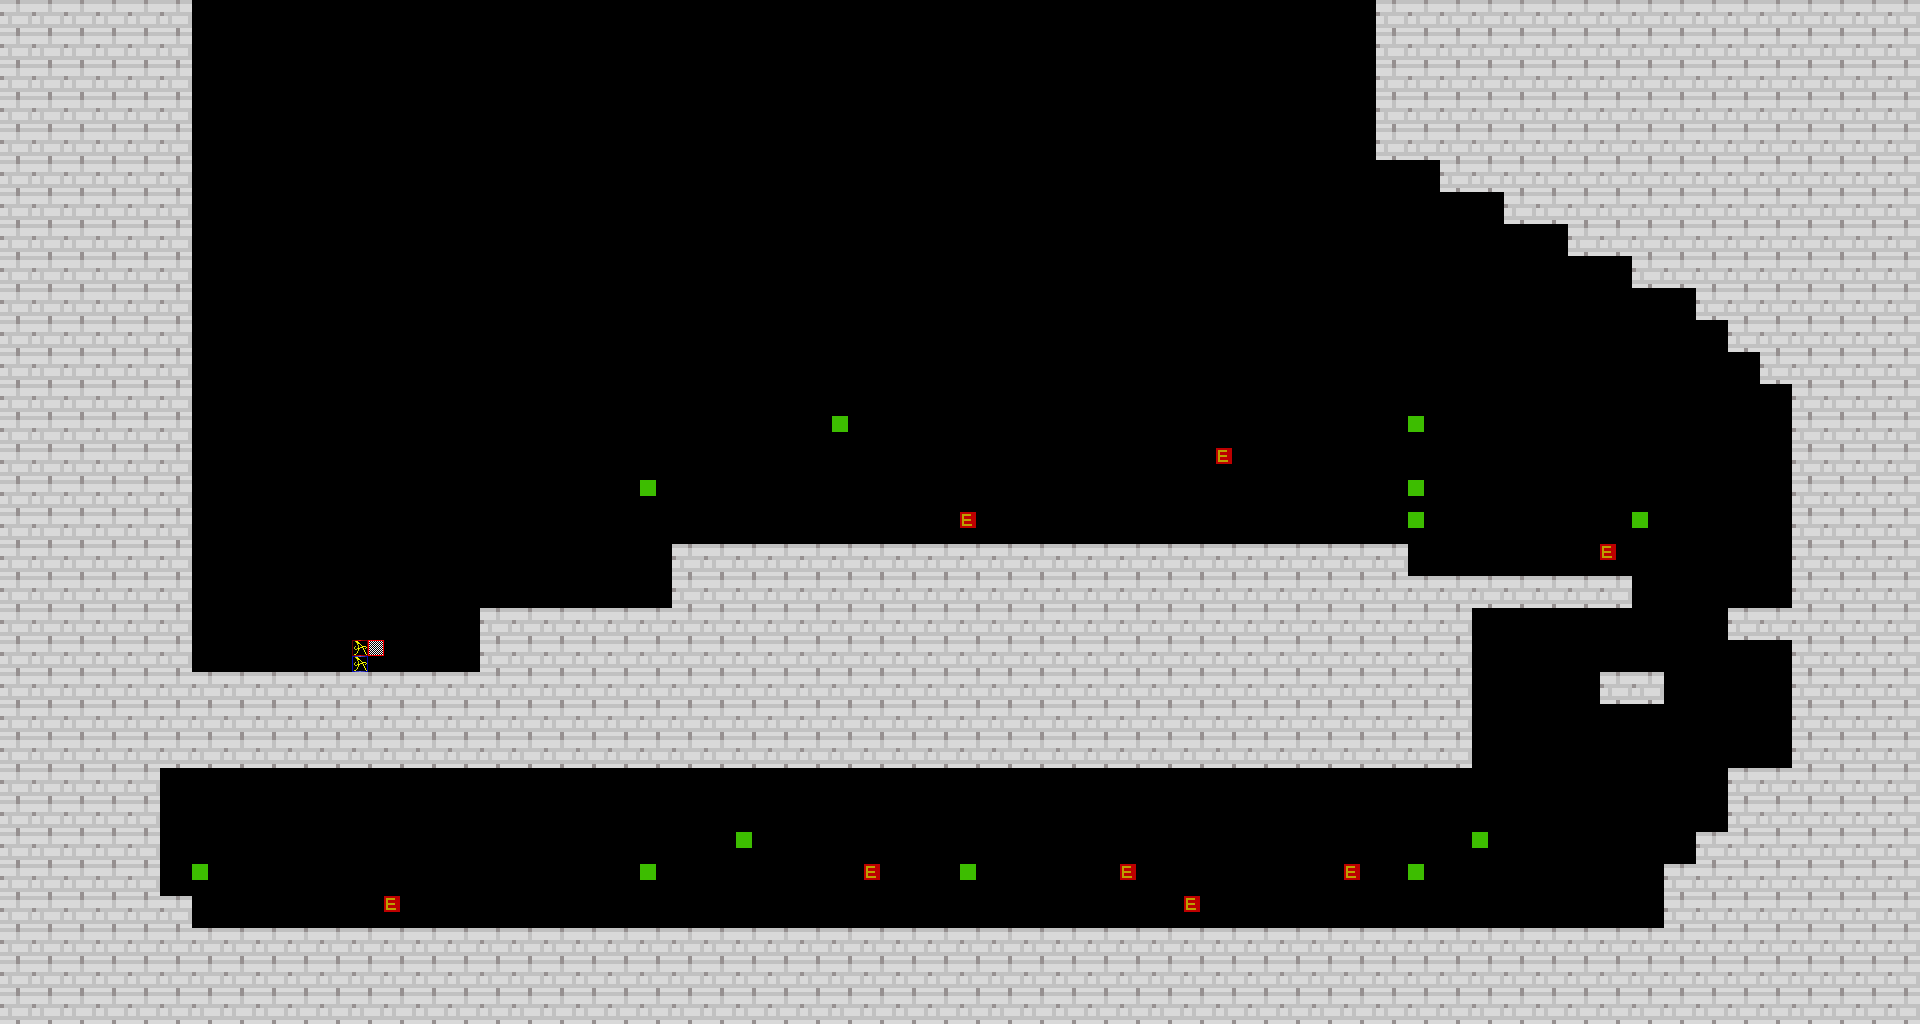

Below is a game level as drawn by its tile map, then a one-line description and the .tmx that defines it (tile-layer data replaced by summaries):
An orthogonal 60x32 tile map with 32x32 px tiles, 5 tile layers (terrain, player, caim, mossSent, ...), 3 tilesets.

<map version="1.9" tiledversion="1.9.2" orientation="orthogonal" renderorder="right-down" width="60" height="32" tilewidth="32" tileheight="32" infinite="0" nextlayerid="6" nextobjectid="1">
 <editorsettings>
  <export target="../0/level_0.csv" format="csv" />
 </editorsettings>
 <tileset firstgid="1" source="../tilesets/player_tiles.tsx" />
 <tileset firstgid="2" source="../tilesets/enemy_tiles.tsx" />
 <tileset firstgid="8" source="../tilesets/terrain_tiles.tsx" />
 <layer id="1" name="terrain" width="60" height="32">
  <data>[1920 cells, 823 non-empty, 1 distinct tile ids]</data>
 </layer>
 <layer id="2" name="player" width="60" height="32">
  <data>[1920 cells, 1 non-empty, 1 distinct tile ids]</data>
 </layer>
 <layer id="3" name="caim" width="60" height="32">
  <data>[1920 cells, 4 non-empty, 1 distinct tile ids]</data>
 </layer>
 <layer id="5" name="mossSent" width="60" height="32">
  <data>[1920 cells, 4 non-empty, 1 distinct tile ids]</data>
 </layer>
 <layer id="4" name="constraints" width="60" height="32">
  <data>[1920 cells, 12 non-empty, 1 distinct tile ids]</data>
 </layer>
</map>